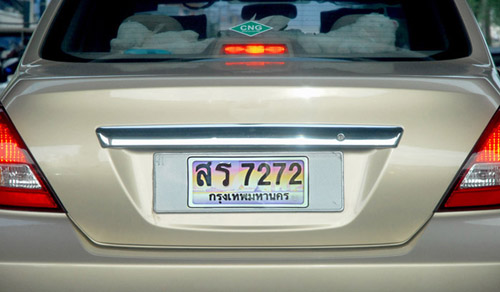
#> input picture 1.jpg, 500 x 292 px
$ python Y.py
#> lines starting #> are read from the running program, lines starting #| are printed output that depends on the picture; after the words box and inside, x2 and y2 are one past the last pixel; in counts of white or black regions, pixels touching at a corner belong together
import cv2
import imutils
import numpy as np
import pytesseract
from PIL import Image


img =cv2.imread('1.jpg',cv2.IMREAD_COLOR)
#> img is the input picture: shape (292, 500, 3); mean B, G, R 129.3, 136.3, 135.1

img = cv2.resize(img, (620,480) )
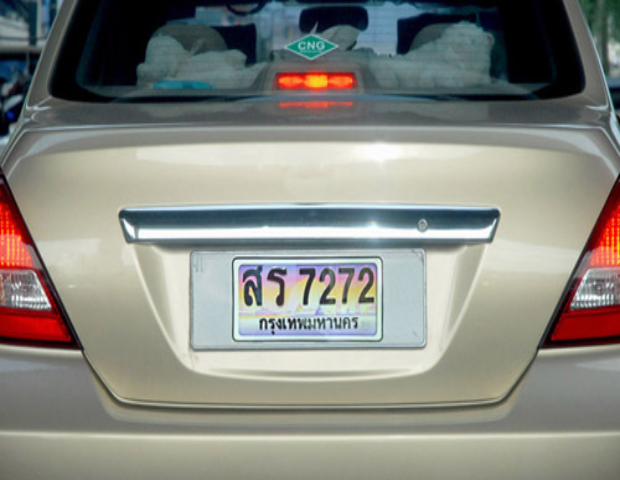
#> img: shape (480, 620, 3); mean B, G, R 129.2, 136.2, 135

gray = cv2.cvtColor(img, cv2.COLOR_BGR2GRAY) #convert to grey scale
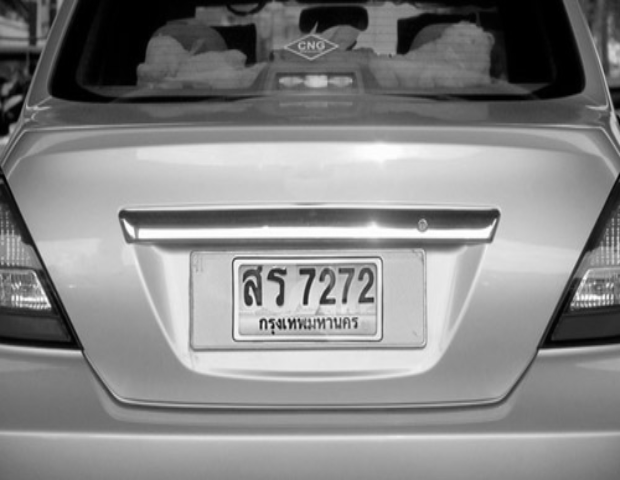
#> gray: shape (480, 620); min 0, max 255, mean 135
gray = cv2.bilateralFilter(gray, 11, 17, 17)

edged = cv2.Canny(gray, 30, 200)
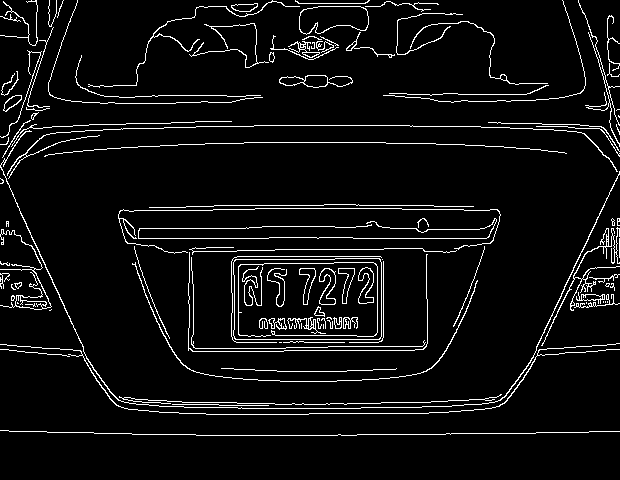
#> edged: shape (480, 620); 5.8% white in thin lines or dots

nts = cv2.findContours(edged.copy(), cv2.RETR_TREE, cv2.CHAIN_APPROX_SIMPLE)
#> nts = 165 contours, 106 with area under 20; largest, box (x1, y1, x2, y2) and area: (233, 258, 382, 340) 11818, (233, 258, 382, 340) 11812, (299, 6, 369, 35) 1487, (299, 6, 369, 35) 1462, (279, 75, 353, 88) 416
cnts = imutils.grab_contours(nts)
#> cnts has the same summary as nts
cnts = sorted(cnts, key = cv2.contourArea, reverse = True)[:10]
#> cnts = 10 contours; largest, box (x1, y1, x2, y2) and area: (233, 258, 382, 340) 11818, (233, 258, 382, 340) 11812, (299, 6, 369, 35) 1487, (299, 6, 369, 35) 1462, (279, 75, 353, 88) 416
screenCnt = None

for c in cnts:
                # approximate the contour
                peri = cv2.arcLength(c, True)
                approx = cv2.approxPolyDP(c, 0.018 * peri, True)
                # if our approximated contour has four points, then
                # we can assume that we have found our screen
                if len(approx) == 4:
                      screenCnt = approx
                      break
#> this loop made 1 pass
#> (peri, screenCnt) on pass 1: (453.6, [[380, 259], [235, 259], [234, 338], [379, 339]])

if screenCnt is None:
 detected = 0
 print ("No contour detected")
else:
 detected = 1

if detected == 1:
 cv2.drawContours(img, [screenCnt], -1, (0, 255, 0), 3)
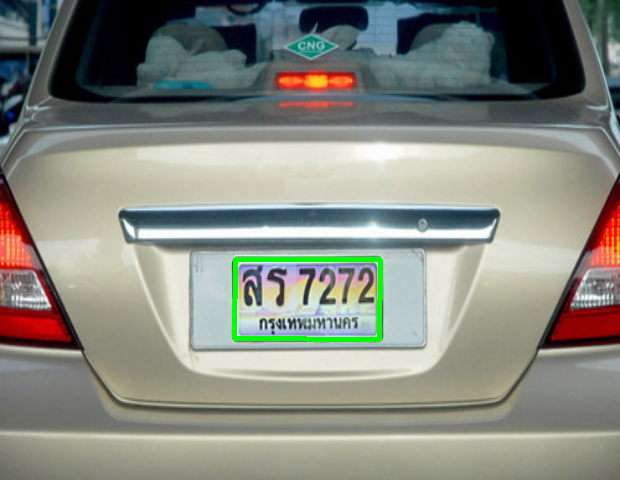
#> img: shape (480, 620, 3); 0.75% of pixels changed, all inside (x1, y1, x2, y2) = (232, 257, 383, 342)

mask = np.zeros(gray.shape,np.uint8)
new_image = cv2.drawContours(mask,[screenCnt],0,255,-1,)
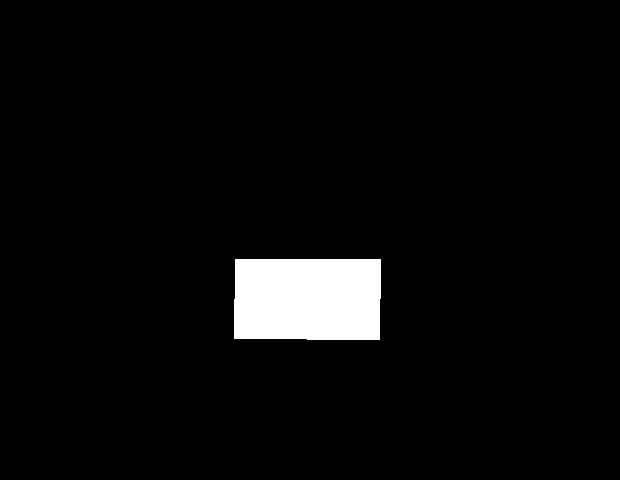
#> new_image: shape (480, 620); 3.9% white; 1 white region, box (x1, y1, x2, y2) and area: (234, 259, 381, 340) 11753
new_image = cv2.bitwise_and(img,img,mask=mask)
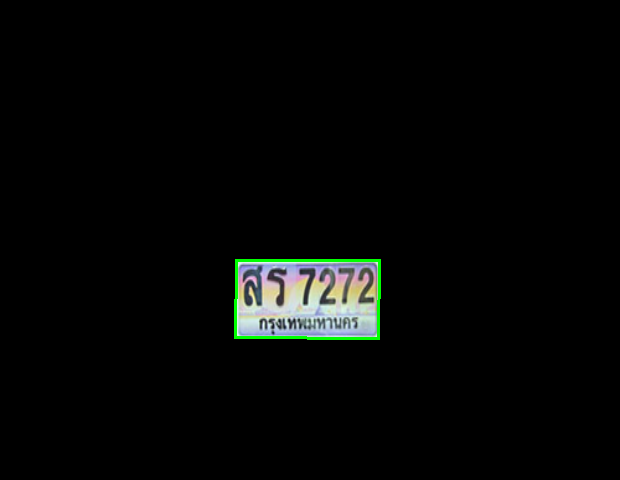
#> new_image: shape (480, 620, 3); mean B, G, R 5.9, 7, 5.7

(x, y) = np.where(mask == 255)
#> x = 11753 values from 259 to 339; y = 11753 values, max 380 at index 145, min 234 at index 5840, mean 307.2
(topx, topy) = (np.min(x), np.min(y))
#> topx = 259; topy = 234
(bottomx, bottomy) = (np.max(x), np.max(y))
#> bottomx = 339; bottomy = 380
Cropped = gray[topx:bottomx+1, topy:bottomy+1]
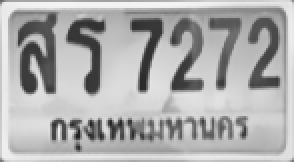
#> Cropped: shape (81, 147) (shown 2 times larger); min 32, max 244, mean 172.5

#id=1
#cv2.imwrite("data/pic"+str(id)+".jpg",Cropped)


cv2.imshow('Real',img)
cv2.imshow('gray',gray)
cv2.imshow('edged',edged)
cv2.imshow('new_image',new_image)
cv2.imshow('Cropped',Cropped)

#> (the run stopped early here; a loop or call above may not have finished)
